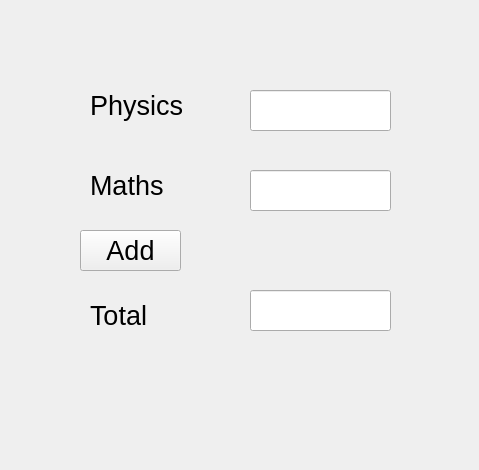
<?xml version="1.0" encoding="UTF-8"?>
<ui version="4.0">
 <class>Form</class>
 <widget class="QWidget" name="Form">
  <property name="geometry">
   <rect>
    <x>0</x>
    <y>0</y>
    <width>479</width>
    <height>470</height>
   </rect>
  </property>
  <property name="font">
   <font>
    <pointsize>20</pointsize>
   </font>
  </property>
  <property name="windowTitle">
   <string>Hello</string>
  </property>
  <widget class="QLabel" name="label">
   <property name="geometry">
    <rect>
     <x>90</x>
     <y>80</y>
     <width>161</width>
     <height>51</height>
    </rect>
   </property>
   <property name="font">
    <font>
     <pointsize>20</pointsize>
    </font>
   </property>
   <property name="text">
    <string>Physics</string>
   </property>
  </widget>
  <widget class="QLabel" name="label_2">
   <property name="geometry">
    <rect>
     <x>90</x>
     <y>160</y>
     <width>161</width>
     <height>51</height>
    </rect>
   </property>
   <property name="font">
    <font>
     <pointsize>20</pointsize>
    </font>
   </property>
   <property name="text">
    <string>Maths</string>
   </property>
  </widget>
  <widget class="QLabel" name="label_3">
   <property name="geometry">
    <rect>
     <x>90</x>
     <y>290</y>
     <width>161</width>
     <height>51</height>
    </rect>
   </property>
   <property name="font">
    <font>
     <pointsize>20</pointsize>
    </font>
   </property>
   <property name="text">
    <string>Total</string>
   </property>
  </widget>
  <widget class="QPushButton" name="pushButton">
   <property name="geometry">
    <rect>
     <x>80</x>
     <y>230</y>
     <width>101</width>
     <height>41</height>
    </rect>
   </property>
   <property name="font">
    <font>
     <pointsize>20</pointsize>
    </font>
   </property>
   <property name="text">
    <string>Add</string>
   </property>
  </widget>
  <widget class="QLineEdit" name="lineEdit">
   <property name="geometry">
    <rect>
     <x>250</x>
     <y>90</y>
     <width>141</width>
     <height>41</height>
    </rect>
   </property>
  </widget>
  <widget class="QLineEdit" name="lineEdit_2">
   <property name="geometry">
    <rect>
     <x>250</x>
     <y>170</y>
     <width>141</width>
     <height>41</height>
    </rect>
   </property>
  </widget>
  <widget class="QLineEdit" name="lineEdit_3">
   <property name="geometry">
    <rect>
     <x>250</x>
     <y>290</y>
     <width>141</width>
     <height>41</height>
    </rect>
   </property>
  </widget>
 </widget>
 <resources/>
 <connections/>
</ui>
